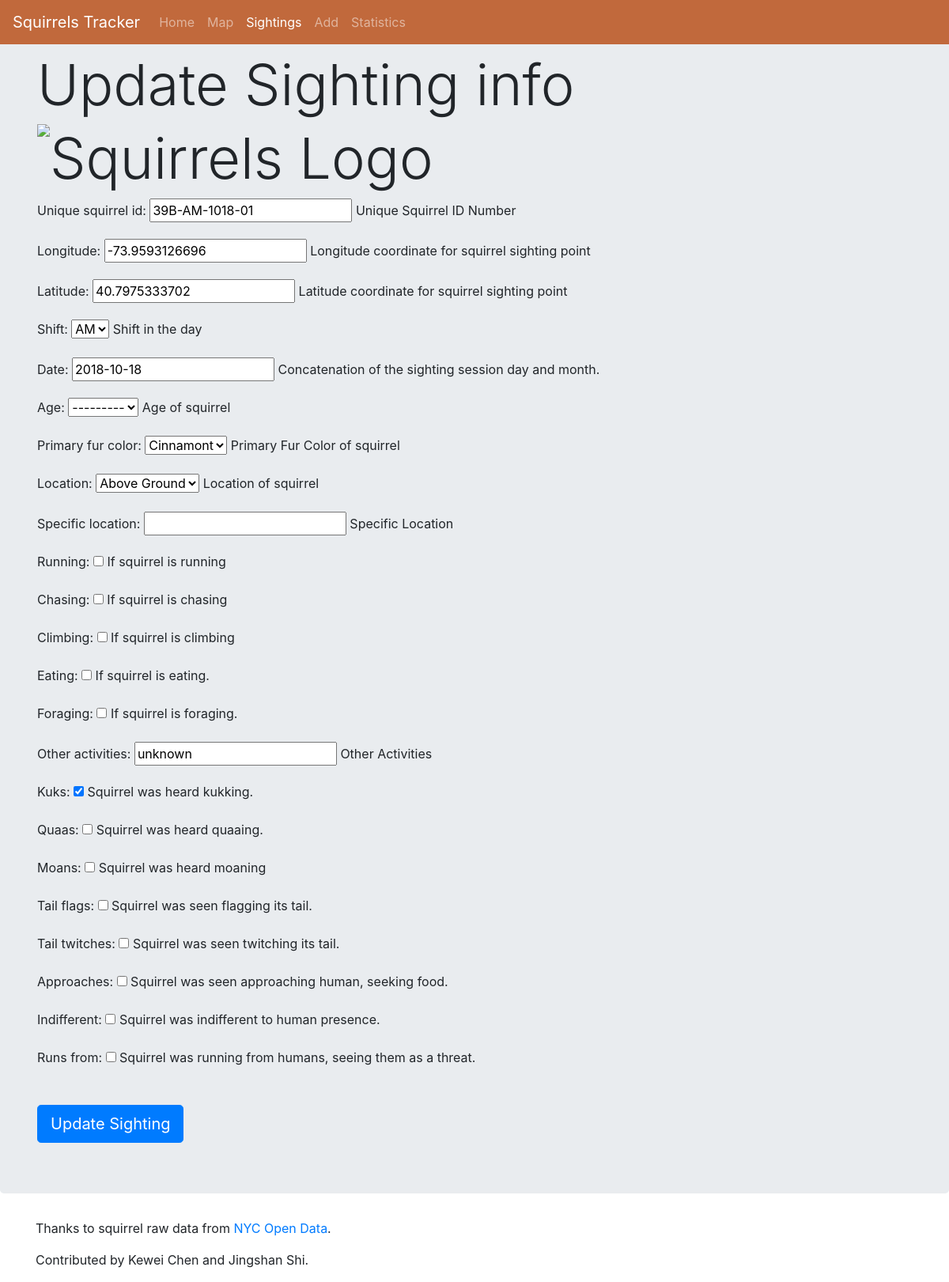
/sightings/39B-AM-1018-01/, run on the app's committed database.
### map/models.py (models this page shows, shortened)
class Squirrel(models.Model):
    unique_squirrel_id = models.CharField(
        help_text=_('Unique Squirrel ID Number'),
        max_length=50,
        primary_key=True,
    )
    longitude = models.DecimalField(
        help_text='Longitude coordinate for squirrel sighting point',
        max_digits=15,  # learn from data
        decimal_places=10,
    )
    latitude = models.DecimalField(
        help_text='Latitude coordinate for squirrel sighting point',
        max_digits=15,  # learn from data
        decimal_places=10,
    )
    AM = 'AM'
    PM = 'PM'
    SHIFT_CHOICES = ((AM, 'AM'),
                     (PM, 'PM'))
    shift = models.CharField(
        help_text=_('Shift in the day'),
        max_length=2,
        choices=SHIFT_CHOICES,
        default='Unknown',
    )
    date = models.DateField(
        help_text='Concatenation of the sighting session day and month.',
    )
    ADULT = 'Adult'
    JUVENILE = 'Juvenile'
    AGE_CHOICES = (
        (ADULT, 'Adult'),
        (JUVENILE, 'Juvenile'),
    )
    age = models.CharField(
        help_text=_('Age of squirrel'),
        max_length=16,
        choices=AGE_CHOICES,
    )
    CINNAMONT = 'Cinnamont'
    BLACK = 'Black'
    GRAY = 'Gray'
    FUR_CHOICES = (
        (CINNAMONT, 'Cinnamont'),
        (BLACK, 'Black'),
        (GRAY, 'Gray'),
    )
    primary_fur_color = models.CharField(
        help_text=_('Primary Fur Color of squirrel'),
        max_length=16,
        choices=FUR_CHOICES,
        default='Unknown',
    )
    ABOVE = 'Above Ground'
    GROUND = 'Ground Plane'
    LOCATION_CHOICES = (
        (ABOVE, 'Above Ground'),
        (GROUND, 'Ground Plane'),
    )
    location = models.CharField(
        help_text=_('Location of squirrel'),
        max_length=16,
        choices=LOCATION_CHOICES,
        default='Unknown',
    )
    specific_location = models.CharField(
        help_text=_('Specific Location'),
        max_length=255,
        blank=True,
    )
    running = models.BooleanField(
        help_text='If squirrel is running',
        default=False,
    )
    chasing = models.BooleanField(
        help_text='If squirrel is chasing',
        default=False,
    )
    climbing = models.BooleanField(
        help_text='If squirrel is climbing',
        default=False,
    )
    eating = models.BooleanField(
        help_text='If squirrel is eating.',
        default=False,
    )
    foraging = models.BooleanField(
        help_text='If squirrel is foraging.',
        default=False,
    )
    other_activities = models.CharField(
        help_text=_('Other Activities'),
        max_length=255,
        blank=True,
    )
    kuks = models.BooleanField(
        help_text='Squirrel was heard kukking.',
        default=False,
    )
    quaas = models.BooleanField(
        help_text='Squirrel was heard quaaing.',
        default=False,
    )
    moans = models.BooleanField(
        help_text='Squirrel was heard moaning',
        default=False,
    )
    tail_flags = models.BooleanField(
        help_text='Squirrel was seen flagging its tail.',
        default=False,
    )
    tail_twitches = models.BooleanField(
        help_text='Squirrel was seen twitching its tail. ',
        default=False,
    )
    approaches = models.BooleanField(
        help_text='Squirrel was seen approaching human, seeking food.',
        default=False,
    )
    indifferent = models.BooleanField(
        help_text='Squirrel was indifferent to human presence.',
    )
    runs_from = models.BooleanField(
        help_text='Squirrel was running from humans, seeing them as a threat.',
        default=False,
    )

### sightings/views.py (the view)
# urls.py: path('<squirrel_id>/', views.edit_squirrel, name="edit_squirrel"),
def edit_squirrel(request, squirrel_id):
    squirrel = Squirrel.objects.get(unique_squirrel_id=squirrel_id)
    if request.method == 'POST':
        form = SquirrelForm(request.POST, instance=squirrel)
        if form.is_valid():
            form.save()
            return redirect(f'/sightings/{squirrel_id}')
    else:
        form = SquirrelForm(instance=squirrel)
    context = {
        'form': form,
    }
    return render(request, 'sightings/edit.html', context)

### sightings/forms.py
class SquirrelForm(ModelForm):
    class Meta:
        model = Squirrel
        fields = '__all__'

### sightings/templates/sightings/edit.html (shortened to what this page needs)
<!doctype html>
<html lang="en">
<head>
  <link rel="stylesheet" href="https://maxcdn.bootstrapcdn.com/bootstrap/4.0.0/css/bootstrap.min.css"
>
  {% load static %}
  <link rel="stylesheet"  href="{% static 'sightings/carousel.css' %}">
</head>
<body>
    <nav class="navbar navbar-expand-md navbar-dark fixed-top" style="background-color: #C1693C;">
        <a class="navbar-brand" href="#">Squirrels Tracker</a>
        <div class="collapse navbar-collapse" id="navbarsExampleDefault">
          <ul class="navbar-nav mr-auto">
            <li class="nav-item">
              <a class="nav-link" href="../../">Home </a>
            </li>
            <li class="nav-item">
              <a class="nav-link" href="/map/">Map</a>
            </li>
            <li class="nav-item  active">
                <a class="nav-link" href="/sightings/">Sightings<span class="sr-only">(current)</span></a>
            </li>
            <li class="nav-item">
                <a class="nav-link" href="/sightings/add">Add</a>
            </li>
            <li class="nav-item">
                <a class="nav-link" href="/sightings/stats">Statistics</a>
            </li>
          </ul>
        </div>
      </nav>
      <main role="main">
        <div class="jumbotron">
          <div class="container">
            <h1 class="display-3">Update Sighting info<img
              src="https://www.pngkey.com/png/full/60-607273_animals-baby-squirrel-cute-squirrel-squirrels-squirrel-squirrel.png"
              alt="Squirrels Logo" class="logo" width="160" height="120" /></h1>
              <form method="post">
                  {{ form.as_p }}
                  <br>
                  <input class="btn btn-primary btn-lg" type="submit" name="Submit" value="Update Sighting">
                </form>
          </div>
        </div>
</main>
  <footer class="container">
      <p> Thanks to squirrel raw data from  <a href="https://data.cityofnewyork.us/Environment/2018-Central-Park-Squirrel-Census-Squirrel-Data/vfnx-vebw"
        target="_blank">NYC Open Data</a>.</p>
        <p>
            Contributed by Kewei Chen and Jingshan Shi.
        </p>
    </footer>
</body>
</html>

### data on the page
Squirrel: unique_squirrel_id "39B-AM-1018-01", longitude "-73.9593126696", latitude "40.7975333702", shift "AM", date "2018-10-18", age "---------", primary_fur_color "Cinnamont", location "Above Ground", other_activities "unknown", kuks "☑"
